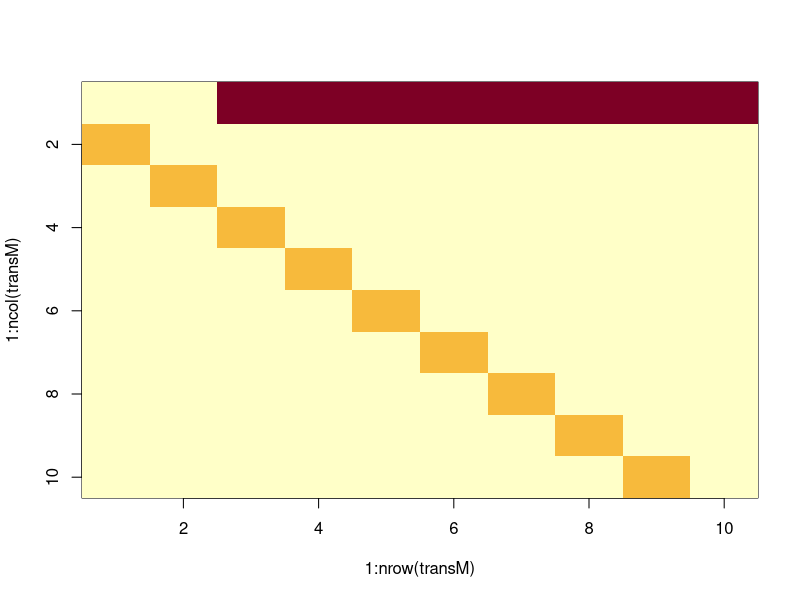
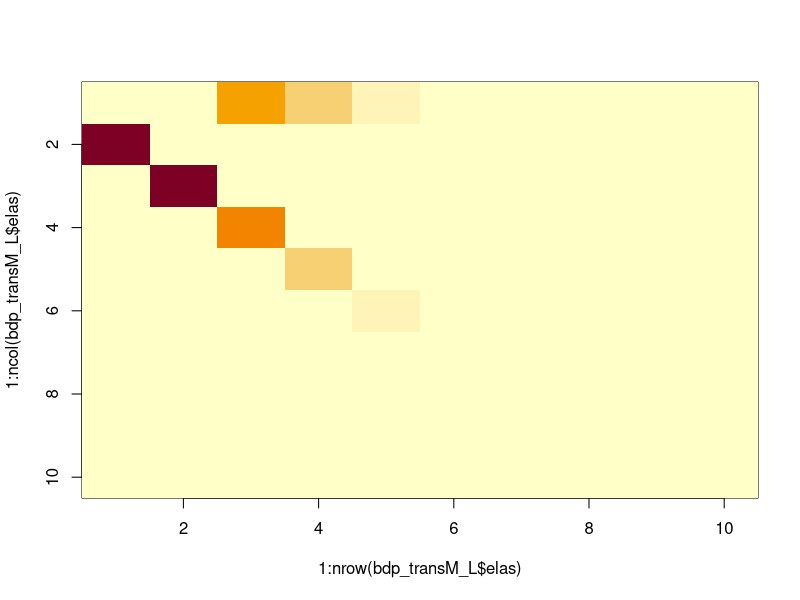

These charts were generated, in order, by the following R code:
################################################################################
##' @title Elasmobranch example
##' @author Robin Elahi
##' @contact elahi@stanford.edu
##' @date 2022-01-11
##' @log 
################################################################################

##' Exercise from the Stanford course Quantitative Methods for Marine Ecology and Conservation (BIOHOPK143), 
##' taught by Giulio DeLeo, Maurice Goodman, and Richard Grewelle. 

# Source: Mollet and Cailliet 2002. Mar Freshwater Res. Comparative population
# demography of elasmobranch using life history tables, Leslie matrices and
# stage-based matrix models

##### PACKAGES, DATA #####
library(tidyverse)
library(here)

theme_set(theme_bw(base_size = 10) + 
            theme(panel.grid = element_blank(), 
                  strip.background = element_blank())
)

##### FUNCTIONS #####

# Define a function to compute basic demographic parameters
basic_demographic_parameters <- function(M) {
  
  # finite growth rate (max eigenvalue)
  vM     <- eigen(M); 
  lambda <- Re(vM$values[1]);       # Real part of the first eigenvector
  
  # population structure, i.e., the normalized right eigenvector 
  # associated to the maximum eigenvalue 
  ps  <-  Re(vM$vectors[,1]);   
  ps  <-  ps / sum(ps);             # normalize
  
  # reproductive value, i.e, the left eigenvector associated to the
  # maximum eigenvalue (it is computed as the right eigenvector of the
  # transposed matrix)
  rv  <-  Re(eigen(t(M))$vectors[,1]);
  rv  <-  rv / rv[1];               # standardize relative to 1st class
  
  #Sensitivity and elasticity
  sens <- outer(rv,ps) / sum(rv*ps) # sensitivity
  elas <- (sens*M) / lambda         # elasticity [%]
  
  return(list(lambda=lambda, ps=ps, rv=rv, elast=elas))
  
}

#############################################################################
# let's look first at the full matrix

# create a 10x10 matrix and assign 0 to all the elements
transM <- matrix(nrow=10, ncol=10, byrow=TRUE, data=0)

# set reproductive rate
# Only age 3 and older reproduce
for (j in 3:10) transM[1,j] <- 1.8929

# set survivals
# Fill in the sub-diagonal for ages 1-9
for (j in 1:9) transM[j+1,j] <- 0.631

#check the transition matrix
transM

#plot the transition matrix 
image(1:nrow(transM), 1:ncol(transM), t(transM), ylim =c(ncol(transM)+0.5, 0.5) )


# Call our function
bdp_transM_L <- basic_demographic_parameters(transM); bdp_transM_L 

sum(bdp_transM_L$ps[3:10])

image(1:nrow(bdp_transM_L$elas), 1:ncol(bdp_transM_L$elas), t(Mod(bdp_transM_L$elas)), ylim =c(ncol(transM)+0.5, 0.5))

#############################################################################
# let's now look  at the reduced matrices

reducedM <- matrix(nrow=3, ncol=3, byrow=TRUE, 
                   data<-c(    0,     0, 1.8929,
                               0.631,     0,     0,
                               0,  0.631, 0.6272))

basic_demographic_parameters(reducedM)

############################################################################

reduced2M <- matrix(nrow=2, ncol=2, byrow=TRUE, 
                    data<-c(    0.4104,     1.8929,
                                0.2206,     0.6272))

basic_demographic_parameters(reduced2M)
